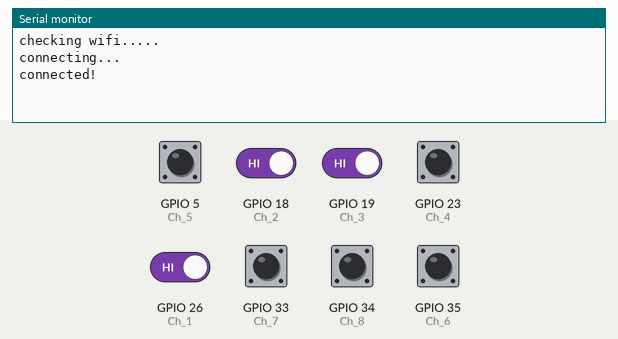
This sketch was run on a simulated ESP32. Shown: the last lines printed to the serial monitor. The inputs (shaded band) are chosen by the test bench; at power-on: GPIO 5 (Ch_5), GPIO 18 (Ch_2), GPIO 19 (Ch_3), GPIO 23 (Ch_4), GPIO 26 (Ch_1), GPIO 33 (Ch_7), GPIO 34 (Ch_8), GPIO 35 (Ch_6) HIGH. WiFi joins after 1.5 s; servers stay silent unless stated; no MQTT or app messages arrive unless stated.

Above: at 3.2 s.
3.3 s: GPIO 18 (Ch_2) driven LOW
At 4.1 s:
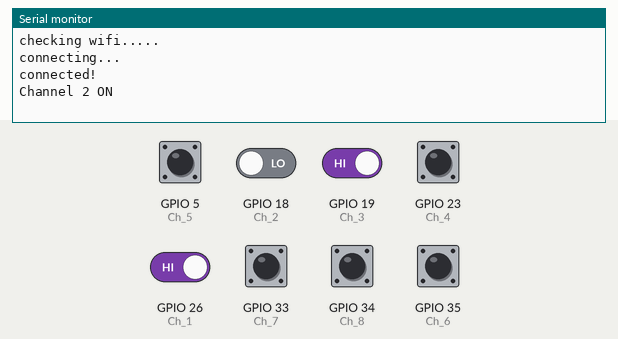
5.8 s: GPIO 19 (Ch_3) driven LOW
At 6.2 s:
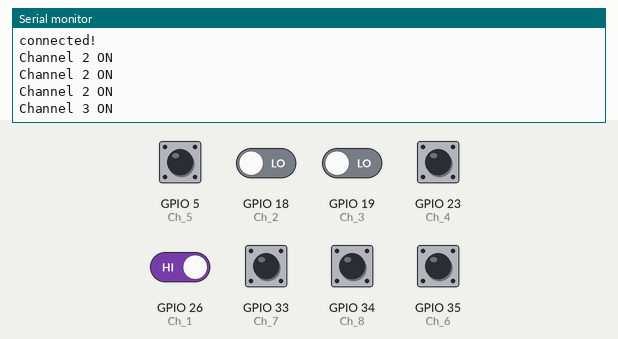
7.3 s: GPIO 26 (Ch_1) driven LOW
Timing chart, 0 to 10.3 s (numbered marks = the images above; inputs shaded):
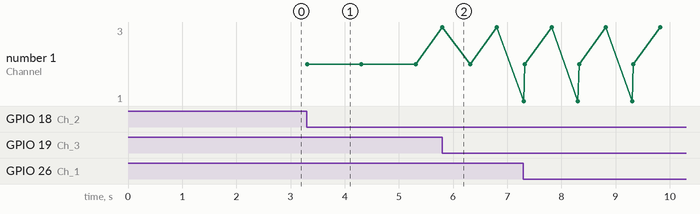

Measured:
- after the input at 3.3 s, the serial monitor: prints a new line at once (image 1)
- after the input at 5.8 s, the serial monitor: prints a new line at once (image 2)
- plotted number 1: 2 → 3 after the input at 5.8 s

The sketch:

ESP32_OPTO.ino
```cpp
//This Project IOT of MT740
//Theme : Alarm Monitor of system facility via IOT
//MAINPIC : PATRADANAI
//
//CONCEPT :
//
//PROGRESS :
//
//PROBLEM :

//       Wiring Diagrams
//
//Vcc     ----------> 3.3 V
//GPIO 26 ----------> Channel 1
//GPIO 18 ----------> Channel 2
//GPIO 19 ----------> Channel 3
//GPIO 23 ----------> Channel 4
//GPIO 5  ----------> Channel 5
//GPIO 35 ----------> Channel 6
//GPIO 33 ----------> Channel 7
//GPIO 34 ----------> Channel 8

//////////////////////////////////////////////////////
////                                              ////
////            Call Library                      ////
////                                              ////
//////////////////////////////////////////////////////

#include <WiFi.h>
#include <MQTT.h>

//////////////////////////////////////////////////////
////                                              ////
////             Global Variable                  ////
////                                              ////
//////////////////////////////////////////////////////

const char *ssid = "Visitor";
const char *pass = "security";
const char *mqttname = "MTL-700-NOA55.MTL1.CO.TH";

WiFiClient net;
MQTTClient client;

unsigned long lastMillis_1 = 0;
unsigned long lastMillis_2 = 0;
unsigned long lastMillis_3 = 0;
unsigned long lastMillis_4 = 0;
unsigned long lastMillis_5 = 0;
unsigned long lastMillis_6 = 0;
unsigned long lastMillis_7 = 0;
unsigned long lastMillis_8 = 0;

#define Ch_1 26   //GPIO 26 ----------> Channel 1
#define Ch_2 18   //GPIO 18 ----------> Channel 2
#define Ch_3 19   //GPIO 19 ----------> Channel 3
#define Ch_4 23   //GPIO 23 ----------> Channel 4
#define Ch_5 5    //GPIO 5  ----------> Channel 5
#define Ch_6 35   //GPIO 35 ----------> Channel 6
#define Ch_7 33   //GPIO 33 ----------> Channel 7
#define Ch_8 34   //GPIO 34 ----------> Channel 8

void connect() {
  Serial.print("checking wifi...");
  while (WiFi.status() != WL_CONNECTED) {
    Serial.print(".");
    delay(1000);
  }

  Serial.print("\nconnecting...");
  while (!client.connect("arduino", "try", "try")) {
    Serial.print(".");
    delay(1000);
  }

  Serial.println("\nconnected!");
}

void setup() {
  // put your setup code here, to run once:
  Serial.begin(115200);

  // Set pinMode
  pinMode(Ch_1, INPUT);
  pinMode(Ch_2, INPUT);
  pinMode(Ch_3, INPUT);
  pinMode(Ch_4, INPUT);
  pinMode(Ch_5, INPUT);
  pinMode(Ch_6, INPUT);
  pinMode(Ch_7, INPUT);
  pinMode(Ch_8, INPUT);

  // Declear WiFi Begin
  WiFi.begin(ssid, pass);

  // Declear MQTT Begin
  client.begin(mqttname, net);

  // Call Function WIFI
  connect();
}

void loop() {
  // MQTT Loop
  client.loop();
  delay(10);  // <- fixes some issues with WiFi stability

  if (!client.connected()) {
    connect();
  }

  // publish a message roughly every second.
      if ( digitalRead(Ch_1) == false ){
        if (millis() - lastMillis_1 > 1000) {
          lastMillis_1 = millis();
          Serial.println("Channel 1 ON");
          client.publish("/Opto", "Opto1,CH1,ON");
        }
      }
      if ( digitalRead(Ch_2) == false ){
        if (millis() - lastMillis_2 > 1000) {
          lastMillis_2 = millis();
          Serial.println("Channel 2 ON");
          client.publish("/Opto", "Opto1,CH2,ON");
        }
      }
      if ( digitalRead(Ch_3) == false ){
        if (millis() - lastMillis_3 > 1000) {
          lastMillis_3 = millis();
          Serial.println("Channel 3 ON");
          client.publish("/Opto", "Opto1,CH3,ON");
        }
      }
      if ( digitalRead(Ch_4) == false ){
        if (millis() - lastMillis_4 > 60000) {
          lastMillis_4 = millis();
          Serial.println("Channel 4 ON");
          client.publish("/Opto", "Opto1,CH4,ON");
        }
      }
      if ( digitalRead(Ch_5) == false ){
        if (millis() - lastMillis_5 > 60000) {
          lastMillis_5 = millis();
          Serial.println("Channel 5 ON");
          client.publish("/Opto", "Opto1,CH5,ON");
        }
      }
      if ( digitalRead(Ch_6) == false ){
        if (millis() - lastMillis_6 > 60000) {
          lastMillis_6 = millis();
          Serial.println("Channel 6 ON");
          client.publish("/Opto", "Opto1,CH6,ON");
        }
      }
      if ( digitalRead(Ch_7) == false ){
        if (millis() - lastMillis_7 > 60000) {
          lastMillis_7 = millis();
          Serial.println("Channel 7 ON");
          client.publish("/Opto", "Opto1,CH7,ON");
        }
      }
      if ( digitalRead(Ch_8) == false ){
        if (millis() - lastMillis_8 > 60000) {
          lastMillis_8 = millis();
          Serial.println("Channel 8 ON");
          client.publish("/Opto", "Opto1,CH8,ON");
        }
      }
      //Serial.println("Waiting State");
}
```
